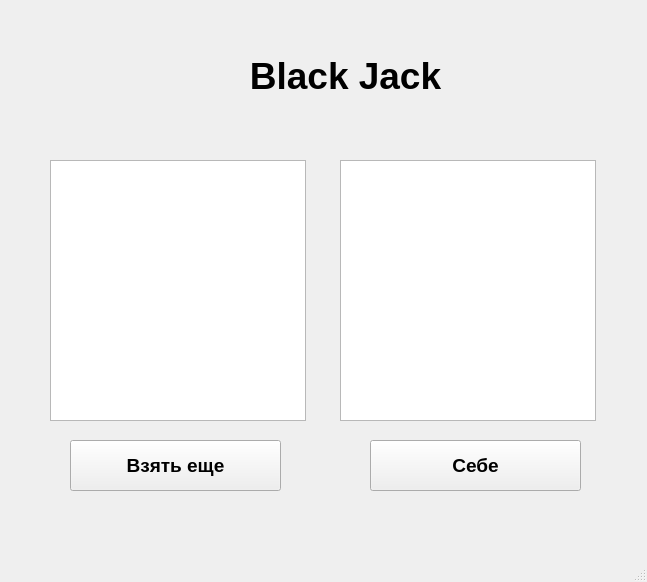
<?xml version="1.0" encoding="UTF-8"?>
<ui version="4.0">
 <class>MainWindow</class>
 <widget class="QMainWindow" name="MainWindow">
  <property name="geometry">
   <rect>
    <x>0</x>
    <y>0</y>
    <width>647</width>
    <height>582</height>
   </rect>
  </property>
  <property name="windowTitle">
   <string>MainWindow</string>
  </property>
  <widget class="QWidget" name="centralwidget">
   <widget class="QPushButton" name="pushButton">
    <property name="geometry">
     <rect>
      <x>70</x>
      <y>440</y>
      <width>211</width>
      <height>51</height>
     </rect>
    </property>
    <property name="font">
     <font>
      <pointsize>14</pointsize>
      <weight>75</weight>
      <bold>true</bold>
     </font>
    </property>
    <property name="text">
     <string>Взять еще</string>
    </property>
   </widget>
   <widget class="QPushButton" name="pushButton_2">
    <property name="geometry">
     <rect>
      <x>370</x>
      <y>440</y>
      <width>211</width>
      <height>51</height>
     </rect>
    </property>
    <property name="font">
     <font>
      <pointsize>14</pointsize>
      <weight>75</weight>
      <bold>true</bold>
     </font>
    </property>
    <property name="text">
     <string>Себе</string>
    </property>
   </widget>
   <widget class="QLabel" name="label">
    <property name="geometry">
     <rect>
      <x>60</x>
      <y>40</y>
      <width>571</width>
      <height>71</height>
     </rect>
    </property>
    <property name="font">
     <font>
      <pointsize>28</pointsize>
      <weight>75</weight>
      <bold>true</bold>
     </font>
    </property>
    <property name="text">
     <string>Black Jack</string>
    </property>
    <property name="alignment">
     <set>Qt::AlignCenter</set>
    </property>
   </widget>
   <widget class="QTextBrowser" name="textBrowser">
    <property name="geometry">
     <rect>
      <x>50</x>
      <y>160</y>
      <width>256</width>
      <height>261</height>
     </rect>
    </property>
    <property name="font">
     <font>
      <pointsize>12</pointsize>
      <weight>75</weight>
      <bold>true</bold>
     </font>
    </property>
   </widget>
   <widget class="QTextBrowser" name="textBrowser_2">
    <property name="geometry">
     <rect>
      <x>340</x>
      <y>160</y>
      <width>256</width>
      <height>261</height>
     </rect>
    </property>
    <property name="font">
     <font>
      <pointsize>12</pointsize>
      <weight>75</weight>
      <bold>true</bold>
     </font>
    </property>
   </widget>
  </widget>
  <widget class="QMenuBar" name="menubar">
   <property name="geometry">
    <rect>
     <x>0</x>
     <y>0</y>
     <width>647</width>
     <height>21</height>
    </rect>
   </property>
  </widget>
  <widget class="QStatusBar" name="statusbar"/>
 </widget>
 <resources/>
 <connections/>
</ui>
